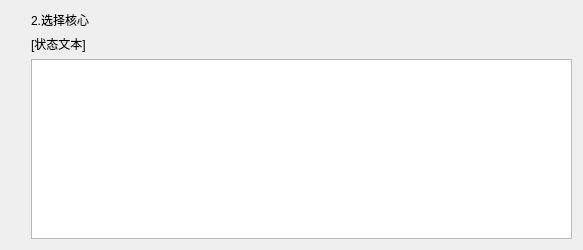
<?xml version="1.0" encoding="UTF-8"?>
<ui version="4.0">
 <class>SelectFileWidget</class>
 <widget class="CardWidget" name="SelectFileWidget">
  <property name="geometry">
   <rect>
    <x>0</x>
    <y>0</y>
    <width>583</width>
    <height>250</height>
   </rect>
  </property>
  <property name="sizePolicy">
   <sizepolicy hsizetype="Expanding" vsizetype="Fixed">
    <horstretch>0</horstretch>
    <verstretch>0</verstretch>
   </sizepolicy>
  </property>
  <property name="minimumSize">
   <size>
    <width>0</width>
    <height>250</height>
   </size>
  </property>
  <property name="maximumSize">
   <size>
    <width>16777215</width>
    <height>300</height>
   </size>
  </property>
  <property name="windowTitle">
   <string/>
  </property>
  <layout class="QGridLayout" name="gridLayout">
   <item row="0" column="0" rowspan="3">
    <spacer name="Spacer">
     <property name="orientation">
      <enum>Qt::Horizontal</enum>
     </property>
     <property name="sizeType">
      <enum>QSizePolicy::Fixed</enum>
     </property>
     <property name="sizeHint" stdset="0">
      <size>
       <width>20</width>
       <height>229</height>
      </size>
     </property>
    </spacer>
   </item>
   <item row="0" column="1">
    <widget class="SubtitleLabel" name="selectFileTitle">
     <property name="sizePolicy">
      <sizepolicy hsizetype="Minimum" vsizetype="Fixed">
       <horstretch>0</horstretch>
       <verstretch>0</verstretch>
      </sizepolicy>
     </property>
     <property name="text">
      <string>2.选择核心</string>
     </property>
    </widget>
   </item>
   <item row="1" column="1">
    <widget class="BodyLabel" name="statusText">
     <property name="sizePolicy">
      <sizepolicy hsizetype="Expanding" vsizetype="Fixed">
       <horstretch>0</horstretch>
       <verstretch>0</verstretch>
      </sizepolicy>
     </property>
     <property name="text">
      <string>[状态文本]</string>
     </property>
    </widget>
   </item>
   <item row="2" column="1">
    <widget class="TableWidget" name="TableWidget"/>
   </item>
  </layout>
 </widget>
 <customwidgets>
  <customwidget>
   <class>CardWidget</class>
   <extends>QFrame</extends>
   <header>qfluentwidgets</header>
   <container>1</container>
  </customwidget>
  <customwidget>
   <class>BodyLabel</class>
   <extends>QLabel</extends>
   <header>qfluentwidgets</header>
  </customwidget>
  <customwidget>
   <class>SubtitleLabel</class>
   <extends>QLabel</extends>
   <header>qfluentwidgets</header>
  </customwidget>
  <customwidget>
   <class>TableWidget</class>
   <extends>QTableWidget</extends>
   <header>qfluentwidgets</header>
  </customwidget>
 </customwidgets>
 <resources/>
 <connections/>
</ui>
